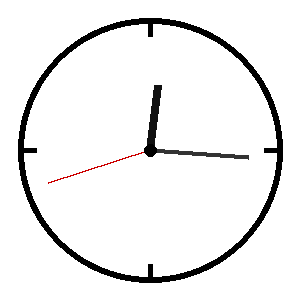
#> input picture data/raw/analog/analog_00_15_42.png, 300 x 300 px
$ python -i generate_masks.py   (imports and definitions only)
#> lines starting #> are read from the running program, lines starting #| are printed output that depends on the picture
"""Generate binary hand masks for analog images from filename time (geometric).

Regeneration (full pseudo-label refresh):
  1) Backup or delete: data/masks/*.png (PowerShell: Remove-Item data/masks/*.png)
  2) Run: python scripts/generate_masks.py
     (omit --sample so every analog_* file gets a mask from the current code)

GO / NO-GO before U-Net (heuristic):
  - Regenerate all masks, then open data/mask_debug/run_*.csv and demo_outputs/mask_debug/run_*/*_debug.png
  - Run: python scripts/verify_masks.py --sample 80 --save --seed 42
  - If ~70-80%% of the verify sample looks aligned AND no single style is mostly broken,
    OK to plan a small U-Net dataset on a clean subset. Otherwise tune geometry first.

Assumptions:
  - Filenames: analog_HH_MM_SS_<style>.png with a single style token (or joined tail if extended).
  - Hand length: default r = 0.42*min(w,h); style "simple" may scale from Hough/Otsu radius (heuristic).
"""

from __future__ import annotations

import argparse
import csv
import random
from dataclasses import dataclass
from datetime import datetime
from pathlib import Path

import cv2
import numpy as np

PROJECT_ROOT = Path(__file__).resolve().parents[1]
ANALOG_DIR = PROJECT_ROOT / "data" / "raw" / "analog"
MASKS_DIR = PROJECT_ROOT / "data" / "masks"
CSV_DEBUG_DIR = PROJECT_ROOT / "data" / "mask_debug"
DEBUG_IMG_DIR = PROJECT_ROOT / "demo_outputs" / "mask_debug"
IMAGE_SUFFIX = ".png"

# orange/vue/atc specific: rendered hands are shorter than default 0.42*min(w,h) reach.
ORANGE_VUE_ATC_HAND_LENGTH_SCALE: dict[str, float] = {
    "orange": 0.62,
    "vue": 0.65,
    "atc": 0.65,
}


@dataclass
class DialEstimate:
    """Dial pivot; hough_radius None when no circle estimate (see dial_source)."""

    cx: int
    cy: int
    used_hough: bool
    hough_radius: float | None
    dial_source: str = "hough"


@dataclass
class DebugConfig:
    """Limit how many geometric overlay PNGs are written per run."""

    out_dir: Path
    max_count: int
    written: int = 0


# [51 lines left out: functions parse_args, parse_time_from_analog_stem, parse_style_from_stem, not called in this run]


def _hough_best_circle(
    gray: np.ndarray,
    *,
    blur_ksize: int,
    dp: float,
    min_dist_frac: float,
    param1: int,
    param2: int,
    min_r_frac: float,
    max_r_frac: float,
) -> tuple[int, int, float] | None:
    """Choose Hough circle closest to image center; None if detector finds none."""
    k = blur_ksize | 1
    h, w = gray.shape
    mnh = min(w, h)
    min_r, max_r = max(int(mnh * min_r_frac), 20), int(mnh * max_r_frac)
    if max_r <= min_r + 4:
        return None
    blurred = cv2.GaussianBlur(gray, (k, k), 0)
    md = max(int(mnh * min_dist_frac), 32)
    circ = cv2.HoughCircles(
        blurred, cv2.HOUGH_GRADIENT, dp, md, param1=param1, param2=param2,
        minRadius=min_r, maxRadius=max_r,
    )
    if circ is None:
        return None
    icx, icy = w // 2, h // 2
    b = min(circ[0], key=lambda c: (c[0] - icx) ** 2 + (c[1] - icy) ** 2)
    return int(round(b[0])), int(round(b[1])), float(b[2])


# [126 lines left out: functions _hough_all_circles, _simple_merged_hough_circles, _simple_pratt_algebra, _simple_pratt_pivot, _simple_pick_hough_with_pratt_hint, not called in this run]


def _estimate_dial_center_default(bgr: np.ndarray) -> DialEstimate:
    """Standard Hough dial; image center if Hough fails (all non-simple styles)."""
    gray = cv2.cvtColor(bgr, cv2.COLOR_BGR2GRAY)
    h, w = gray.shape
    got = _hough_best_circle(
        gray,
        blur_ksize=9,
        dp=1.2,
        min_dist_frac=0.25,
        param1=80,
        param2=22,
        min_r_frac=0.28,
        max_r_frac=0.52,
    )
    if got:
        return DialEstimate(got[0], got[1], True, got[2], "hough")
    return DialEstimate(w // 2, h // 2, False, None, "image_center")


# [82 lines left out: functions _simple_largest_blob_centroid, _simple_pivot_otsu, _simple_pivot_edge_weighted, _estimate_dial_center_simple, not called in this run]


def estimate_dial_center(bgr: np.ndarray, style: str = "") -> DialEstimate:
    """Hand pivot: style 'simple' uses extra Hough tuning and non-Hough fallbacks."""
    if style == "simple":
        return _estimate_dial_center_simple(bgr)
    return _estimate_dial_center_default(bgr)


# [285 lines left out: functions simple_fallback_csv, hand_extent_radius, generate_geometric_mask, mask_frac_beyond_dial_ring, draw_geometry_debug_overlay, maybe_save_debug_overlay and 5 more, not called in this run]


# [2 lines not run here, left out]

>>> import cv2
>>> picture = cv2.imread('../data/raw/analog/analog_00_15_42.png')
#> picture is the input picture: shape (300, 300, 3); mean B, G, R 237.8, 237.8, 238.1
>>> result = estimate_dial_center(picture)
#> in _hough_best_circle, `blurred = cv2.GaussianBlur(gray, (k, k), 0)`:
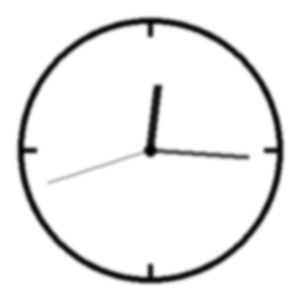
#> blurred: shape (300, 300); min 0, max 255, mean 237.9
#> in _hough_best_circle, `circ = cv2.HoughCircles( blurred, cv2.HOUGH_GRADIENT, dp, md, param1=p..`: circ = [[150.6, 150.6, 126.2], [30.6, 30.6, 148.7]]
#> in _hough_best_circle, `b = min(circ[0], key=lambda c: (c[0] - icx) ** 2 + (c[1] - icy) ** 2)`: b = [150.6, 150.6, 126.2]
#> in _estimate_dial_center_default, `got = _hough_best_circle( gray, blur_ksize=9, dp=1.2, min_dist_frac=0...`: got = (151, 151, 126.2)

$ run again, on data/raw/analog/analog_01_03_52.png
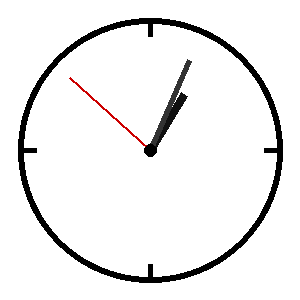
#> input picture data/raw/analog/analog_01_03_52.png, 300 x 300 px
#> picture is the input picture: shape (300, 300, 3); mean B, G, R 237.6, 237.6, 238.1
#> in _hough_best_circle, `blurred = cv2.GaussianBlur(gray, (k, k), 0)`:
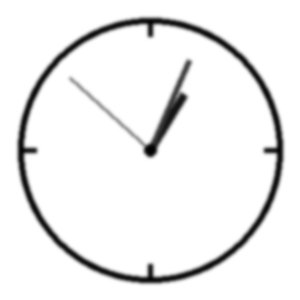
#> blurred: shape (300, 300); min 0, max 255, mean 237.7
#> circ = [[150.6, 150.6, 126.2]]
#> b = [150.6, 150.6, 126.2]
#> got = (151, 151, 126.2)

$ run again, on data/raw/analog/analog_02_08_36.png
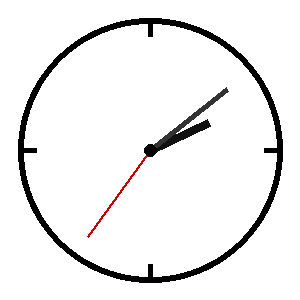
#> input picture data/raw/analog/analog_02_08_36.png, 300 x 300 px
#> picture is the input picture: shape (300, 300, 3); mean B, G, R 237.5, 237.5, 238
#> in _hough_best_circle, `blurred = cv2.GaussianBlur(gray, (k, k), 0)`:
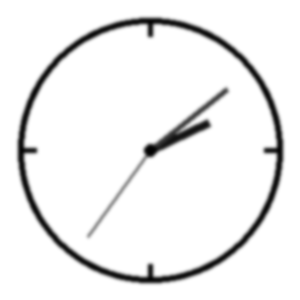
#> blurred: shape (300, 300); min 0, max 255, mean 237.6
#> circ = [[150.6, 150.6, 126.2], [246.6, 257.4, 143.3], [142.2, 29.4, 102.1]]
#> b = [150.6, 150.6, 126.2]
#> got = (151, 151, 126.2)
